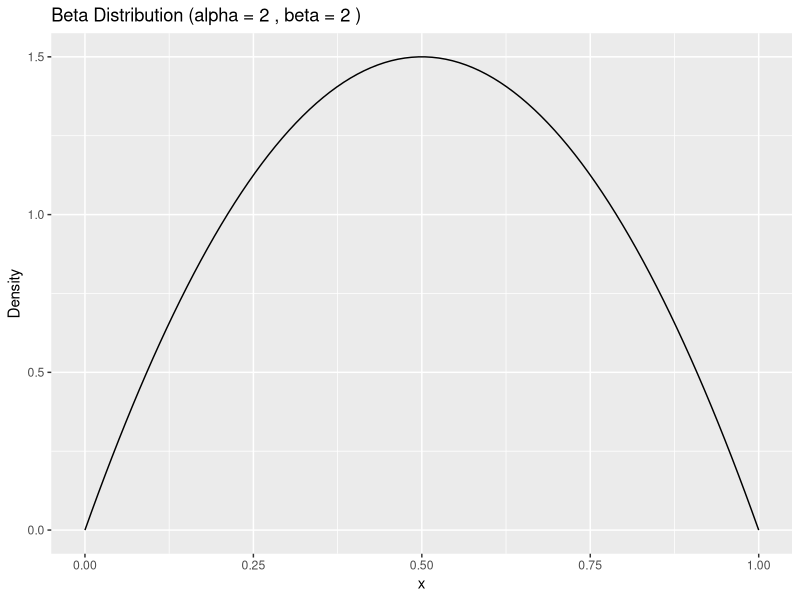

The R script that drew this image:
# https://rpubs.com/rubafikri/Beta_Distributio_nAnalysis

suppressWarnings({library(ggplot2)})

# Function to plot beta distribution
plot_beta <- function(alpha, beta) {
  x <- seq(0, 1, length.out = 100)
  y <- dbeta(x, alpha, beta)
  data <- data.frame(x = x, y = y)
  ggplot(data, aes(x, y)) +
    geom_line() +
    labs(title = paste("Beta Distribution (alpha =", alpha, ", beta =", beta, ")"),
         x = "x", y = "Density")
}

# Plot examples
plot_beta(2, 2)  # Symmetric, bell-shaped
